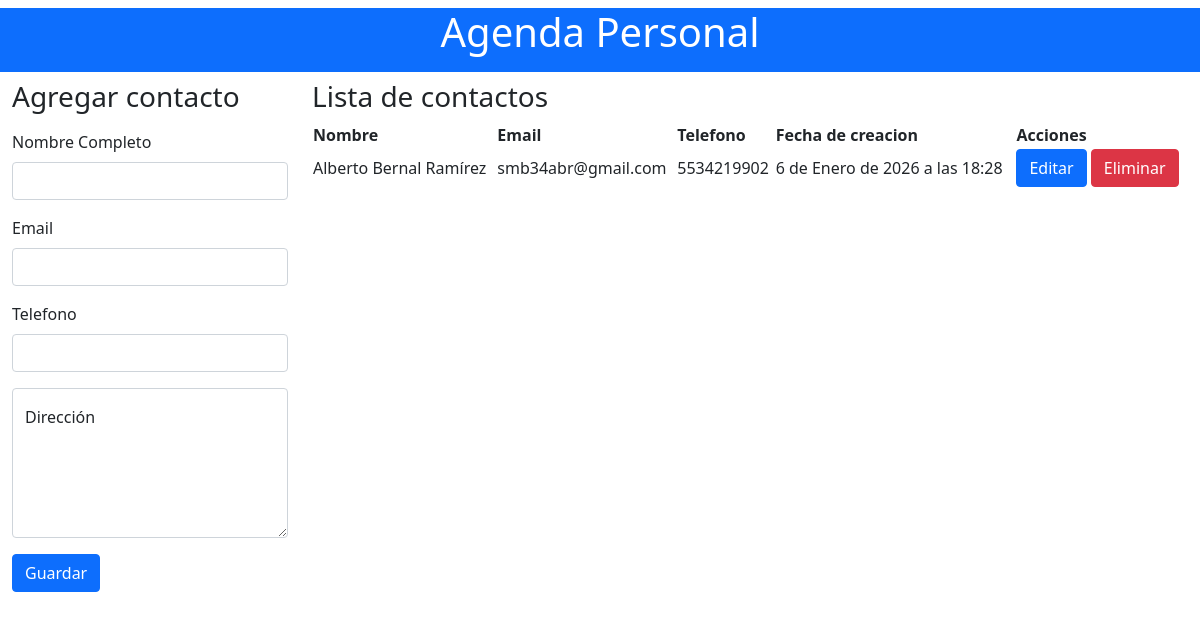
The page / on the database its author committed.
### personal/models.py (models this page shows, shortened)
class Contact(models.Model):
    name = models.CharField(max_length=100)
    email = models.EmailField()
    phone = models.CharField(max_length=20)
    direction = models.TextField(blank=True)
    created = models.DateTimeField(auto_now=True)
    class Meta:
        ordering = ['name']

### personal/views.py (the view)
# urls.py: path('', views.contact_list_and_create, name='contact_list'),
def contact_list_and_create(request):
    if request.method == 'POST':
        form = ContactForm(request.POST)
        if form.is_valid():
            form.save()
            return redirect('personal:contact_list')
    form = ContactForm()
    contacts = Contact.objects.all()
    return render(request, 'contact_list.html', {
    'form': form,
    'contacts': contacts
    })

### personal/forms.py
class ContactForm(forms.ModelForm):
    class Meta:
        model = Contact
        fields = ['name', 'email', 'phone', 'direction']

### personal/templates/contact_list.html (shortened to what this page needs)
<!DOCTYPE html>
<html lang="es">
<head>
    <link rel="stylesheet" href="https://cdn.jsdelivr.net/npm/bootstrap@5.0.2/dist/css/bootstrap.min.css"
        rel="stylesheet"
>
    <link rel="stylesheet" href="https://cdn.datatables.net/2.3.6/css/dataTables.dataTables.css">
</head>
<body>
    <h1 class="text-center mt-2 bg-primary text-white pb-3">Agenda Personal</h1>
    <div class="container-fluid">
        <div class="row">
            <div class="col-3">
                <form action="/registrarPersonal/" method="post">
                    <h3>Agregar contacto</h3>
                    <div class="mb-3 mt-3">
                        <label for="nombre" class="form-label">Nombre Completo</label>
                        <input type="text" class="form-control" id="nombre" name="name" aria-describedby="emailHelp" required>
                    </div>
                    <div class="mb-3">
                        <label for="email" class="form-label">Email</label>
                        <input type="email" class="form-control" id="email" name="email" required>
                    </div>
                    <div class="mb-3">
                        <label for="phone" class="form-label">Telefono</label>
                        <input type="text" class="form-control" id="phone" name="phone" required>
                    </div>
                    <div class="form-floating mb-3">
                        <textarea class="form-control" placeholder="Leave a comment here" id="floatingTextarea"
                            name="direction" style="height: 150px;" required></textarea>
                        <label for="direction">Dirección</label>
                    </div>
                    <button type="submit" class="btn btn-primary">Guardar</button>
                </form>
            </div>
            <div class="col-9">
                <h3>Lista de contactos</h3>
                <table id="example" class="display" style="width:100%">
                    <thead>
                        <tr>
                            <th>Nombre</th>
                            <th>Email</th>
                            <th>Telefono</th>
                            <th>Fecha de creacion</th>
                            <th>Acciones</th>
                        </tr>
                    </thead>
                    <tbody>
                        {% for contact in contacts %}
                        <tr>
                            <td>{{ contact.name }}</td>
                            <td>{{ contact.email }}</td>
                            <td>{{ contact.phone }}</td>
                            <td>{{ contact.created }}</td>
                            <td>
                                <a href="" class="btn btn-primary">Editar</a>
                                <a href="" class="btn btn-danger">Eliminar</a>
                            </td>
                        </tr>
                        {% endfor %}
                    </tbody>
                </table>
            </div>
        </div>
    </div>
</body>
</html>

### rows shown on the page
Contact: name "Alberto Bernal Ramírez", email "smb34abr@gmail.com", phone "5534219902", created "6 de Enero de 2026 a las 18:28"
